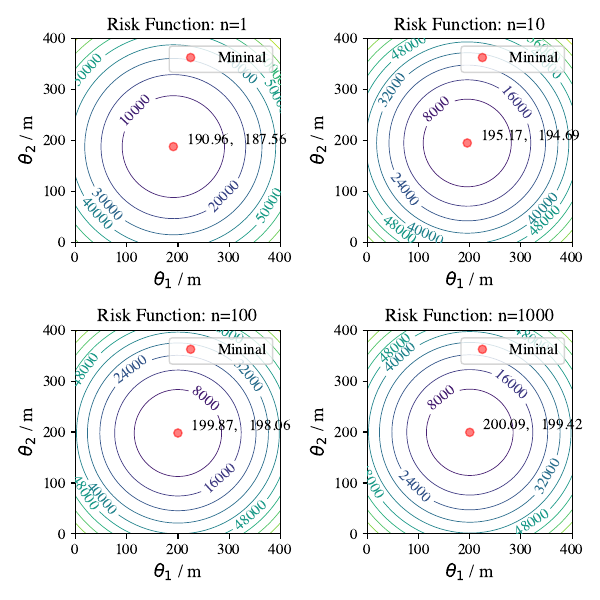

The Python source for this figure:
import numpy as np
import matplotlib.pyplot as plt


mean = [200, 200]
cov = [[400, 50], [50, 400]]
ns = [1, 10, 100, 1000]

fig, axs = plt.subplots(nrows=2, ncols=2, figsize=(6, 6))

for idx, n in enumerate(ns):
    row, col = idx // 2, idx % 2
    ax = axs[row][col]
    z = np.random.multivariate_normal(mean, cov, n)

    def risk(z, theta1, theta2):
        # shape of z: num * 2
        t1 = np.sum(z * z) / z.shape[0]
        avg = np.sum(z, 0)/z.shape[0]
        t2 = -2 * ((theta1 * avg[0]) + (theta2 * avg[1]))
        t3 = theta1 ** 2 + theta2 ** 2
        return t1 + t2 + t3

    minv, maxv = 0, 400
    eval_nums = 400

    theta1, theta2 = np.meshgrid(np.linspace(minv, maxv, eval_nums),
                                 np.linspace(minv, maxv, eval_nums))

    values = risk(z, theta1, theta2)

    ax.grid(False)
    CS = ax.contour(theta1, theta2, values, levels=10, linewidths=0.5)
    opt_point = np.sum(z, 0)/z.shape[0]
    ax.annotate(f'{opt_point[0]:9.2f},{opt_point[1]:9.2f}', xy=opt_point+5)
    ax.plot(opt_point[0], opt_point[1], 'ro', alpha=0.5, label="Mininal")
    ax.set_title(f"Risk Function: n={n}")
    ax.set_xlabel(r"$\theta_1$ / m")
    ax.set_ylabel(r"$\theta_2$ / m")
    ax.clabel(CS)
    ax.legend()
fig.tight_layout()
fig.savefig("hw1_1e.pdf", dpi=500)
